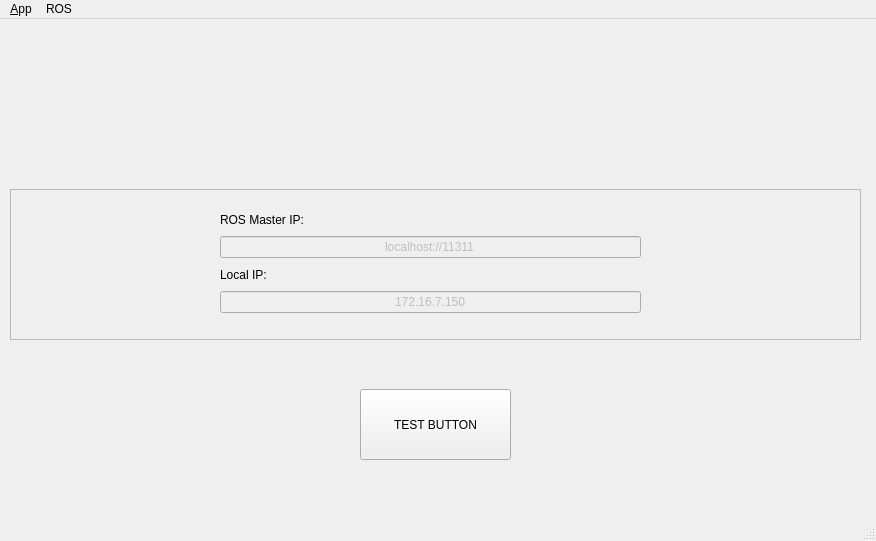
<?xml version="1.0" encoding="UTF-8"?>
<ui version="4.0">
 <class>MainWindowDesign</class>
 <widget class="QMainWindow" name="MainWindowDesign">
  <property name="geometry">
   <rect>
    <x>0</x>
    <y>0</y>
    <width>876</width>
    <height>541</height>
   </rect>
  </property>
  <property name="sizePolicy">
   <sizepolicy hsizetype="Preferred" vsizetype="Fixed">
    <horstretch>0</horstretch>
    <verstretch>0</verstretch>
   </sizepolicy>
  </property>
  <property name="font">
   <font>
    <weight>50</weight>
    <bold>false</bold>
   </font>
  </property>
  <property name="windowTitle">
   <string>Application GUI Template</string>
  </property>
  <property name="windowIcon">
   <iconset resource="../resources/images.qrc">
    <normaloff>:/images/icon.png</normaloff>:/images/icon.png</iconset>
  </property>
  <property name="locale">
   <locale language="English" country="Australia"/>
  </property>
  <widget class="QWidget" name="centralwidget">
   <property name="enabled">
    <bool>true</bool>
   </property>
   <widget class="QFrame" name="containerFrame1">
    <property name="geometry">
     <rect>
      <x>10</x>
      <y>170</y>
      <width>851</width>
      <height>151</height>
     </rect>
    </property>
    <property name="frameShape">
     <enum>QFrame::StyledPanel</enum>
    </property>
    <property name="frameShadow">
     <enum>QFrame::Raised</enum>
    </property>
    <widget class="QWidget" name="verticalLayoutWidget">
     <property name="geometry">
      <rect>
       <x>210</x>
       <y>20</y>
       <width>421</width>
       <height>104</height>
      </rect>
     </property>
     <layout class="QVBoxLayout" name="verticalLayout">
      <item>
       <widget class="QLabel" name="labelROSMasterIP">
        <property name="text">
         <string>ROS Master IP:</string>
        </property>
       </widget>
      </item>
      <item>
       <widget class="QLineEdit" name="leROSMasterIP">
        <property name="enabled">
         <bool>false</bool>
        </property>
        <property name="sizePolicy">
         <sizepolicy hsizetype="Expanding" vsizetype="Fixed">
          <horstretch>0</horstretch>
          <verstretch>0</verstretch>
         </sizepolicy>
        </property>
        <property name="baseSize">
         <size>
          <width>400</width>
          <height>0</height>
         </size>
        </property>
        <property name="text">
         <string>localhost://11311</string>
        </property>
        <property name="alignment">
         <set>Qt::AlignCenter</set>
        </property>
       </widget>
      </item>
      <item>
       <widget class="QLabel" name="labelLocalIP">
        <property name="text">
         <string>Local IP:</string>
        </property>
       </widget>
      </item>
      <item>
       <widget class="QLineEdit" name="leLocalIP">
        <property name="enabled">
         <bool>false</bool>
        </property>
        <property name="text">
         <string>172.16.7.150</string>
        </property>
        <property name="alignment">
         <set>Qt::AlignCenter</set>
        </property>
       </widget>
      </item>
     </layout>
    </widget>
   </widget>
   <widget class="QLabel" name="ikerlanLabel">
    <property name="geometry">
     <rect>
      <x>340</x>
      <y>20</y>
      <width>201</width>
      <height>101</height>
     </rect>
    </property>
    <property name="text">
     <string/>
    </property>
    <property name="pixmap">
     <pixmap resource="../resources/images.qrc">:/images/ikerlan_logo.jpg</pixmap>
    </property>
   </widget>
   <widget class="QPushButton" name="pbTestButton">
    <property name="geometry">
     <rect>
      <x>360</x>
      <y>370</y>
      <width>151</width>
      <height>71</height>
     </rect>
    </property>
    <property name="text">
     <string>TEST BUTTON</string>
    </property>
   </widget>
  </widget>
  <widget class="QMenuBar" name="menubar">
   <property name="geometry">
    <rect>
     <x>0</x>
     <y>0</y>
     <width>876</width>
     <height>22</height>
    </rect>
   </property>
   <widget class="QMenu" name="menu_File">
    <property name="title">
     <string>&amp;App</string>
    </property>
    <addaction name="action_Preferences"/>
    <addaction name="separator"/>
    <addaction name="actionAbout"/>
    <addaction name="actionAbout_Qt"/>
    <addaction name="separator"/>
    <addaction name="action_Quit"/>
   </widget>
   <widget class="QMenu" name="menuROS">
    <property name="title">
     <string>ROS</string>
    </property>
    <addaction name="actionTopics_List"/>
    <addaction name="actionTopic_Echo"/>
    <addaction name="separator"/>
    <addaction name="actionrqt_graph"/>
    <addaction name="separator"/>
    <addaction name="actionVersion_Info"/>
   </widget>
   <addaction name="menu_File"/>
   <addaction name="menuROS"/>
  </widget>
  <widget class="QStatusBar" name="statusbar"/>
  <action name="action_Quit">
   <property name="text">
    <string>&amp;Quit</string>
   </property>
   <property name="shortcut">
    <string>Ctrl+Q</string>
   </property>
   <property name="shortcutContext">
    <enum>Qt::ApplicationShortcut</enum>
   </property>
  </action>
  <action name="action_Preferences">
   <property name="text">
    <string>&amp;Preferences</string>
   </property>
  </action>
  <action name="actionAbout">
   <property name="text">
    <string>&amp;About</string>
   </property>
  </action>
  <action name="actionAbout_Qt">
   <property name="text">
    <string>About &amp;Qt</string>
   </property>
  </action>
  <action name="actionTopics_List">
   <property name="text">
    <string>Topics List</string>
   </property>
  </action>
  <action name="actionTopic_Echo">
   <property name="text">
    <string>Topic Echo</string>
   </property>
  </action>
  <action name="actionrqt_graph">
   <property name="text">
    <string>rqt_graph</string>
   </property>
  </action>
  <action name="actionVersion_Info">
   <property name="text">
    <string>Version Info</string>
   </property>
  </action>
 </widget>
 <resources>
  <include location="../resources/images.qrc"/>
 </resources>
 <connections>
  <connection>
   <sender>action_Quit</sender>
   <signal>triggered()</signal>
   <receiver>MainWindowDesign</receiver>
   <slot>close()</slot>
   <hints>
    <hint type="sourcelabel">
     <x>-1</x>
     <y>-1</y>
    </hint>
    <hint type="destinationlabel">
     <x>399</x>
     <y>299</y>
    </hint>
   </hints>
  </connection>
 </connections>
</ui>
